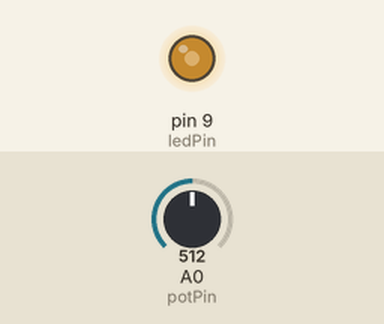
This program was run on a simulated Arduino Nano, built with avr-gcc and run on an emulated ATmega328P. Parts: output pins drawn as LEDs (lit = HIGH). The inputs (shaded band) are chosen by the test bench; at power-on: A0 (potPin) = 512.

Above: at 1.2 s.
1.3 s: A0 (potPin) set to 716
At 2.5 s:
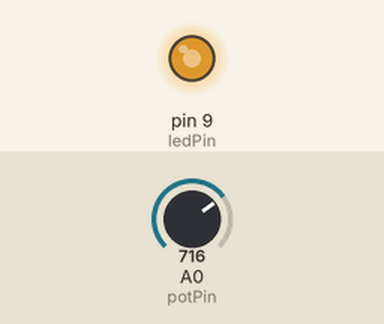
2.8 s: A0 (potPin) set to 900
At 4.0 s:
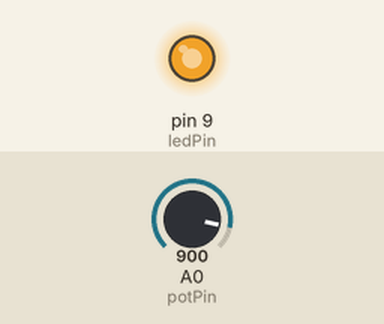
4.3 s: A0 (potPin) set to 122
At 5.0 s:
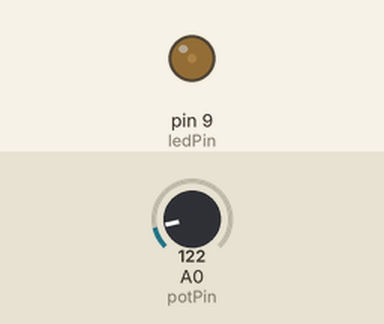
5.8 s: A0 (potPin) set to 0
At 6.3 s:
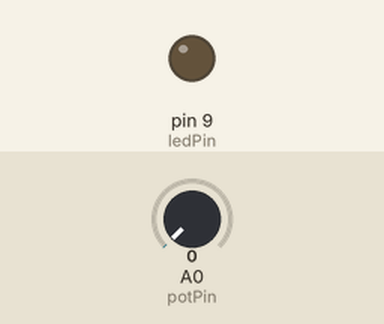
7.3 s: A0 (potPin) set to 511
At 8.5 s:
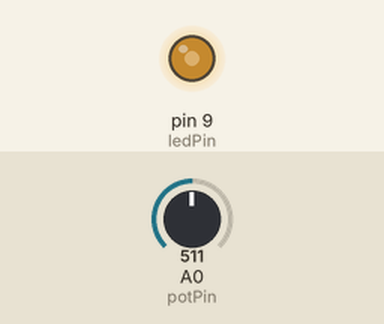
Timing chart, 0 to 9.8 s (numbered marks = the images above; inputs shaded):
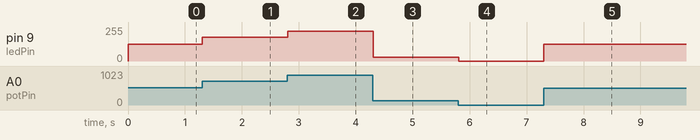

The program:

main.cpp
```cpp
#include <Arduino.h>

const int potPin = A0;  // Пин, куда подключен потенциометр
const int ledPin = 9;   // Пин ШИМ для светодиода

void setup() {
  pinMode(ledPin, OUTPUT);
}

void loop() {
  // 1. Считываем значение с потенциометра (0 ... 1023)
  int potValue = analogRead(potPin);

  // 2. Переводим его в диапазон для ШИМ (0 ... 255)
  int brightness = map(potValue, 0, 1023, 0, 255);

  // 3. Выдаем ШИМ-сигнал на светодиод
  analogWrite(ledPin, brightness);

  delay(10); // Небольшая задержка для стабильности АЦП
}
```

Measured:
- after the input at 1.3 s, pin 9 (ledPin): 127/255 → 178/255 at once
- after the input at 2.8 s, pin 9 (ledPin): 178/255 → 224/255 at once
- after the input at 4.3 s, pin 9 (ledPin): 224/255 → 30/255 at once
- after the input at 5.8 s, pin 9 (ledPin): 30/255 → 0/255 at once
- after the input at 7.3 s, pin 9 (ledPin): 0/255 → 127/255 at once
